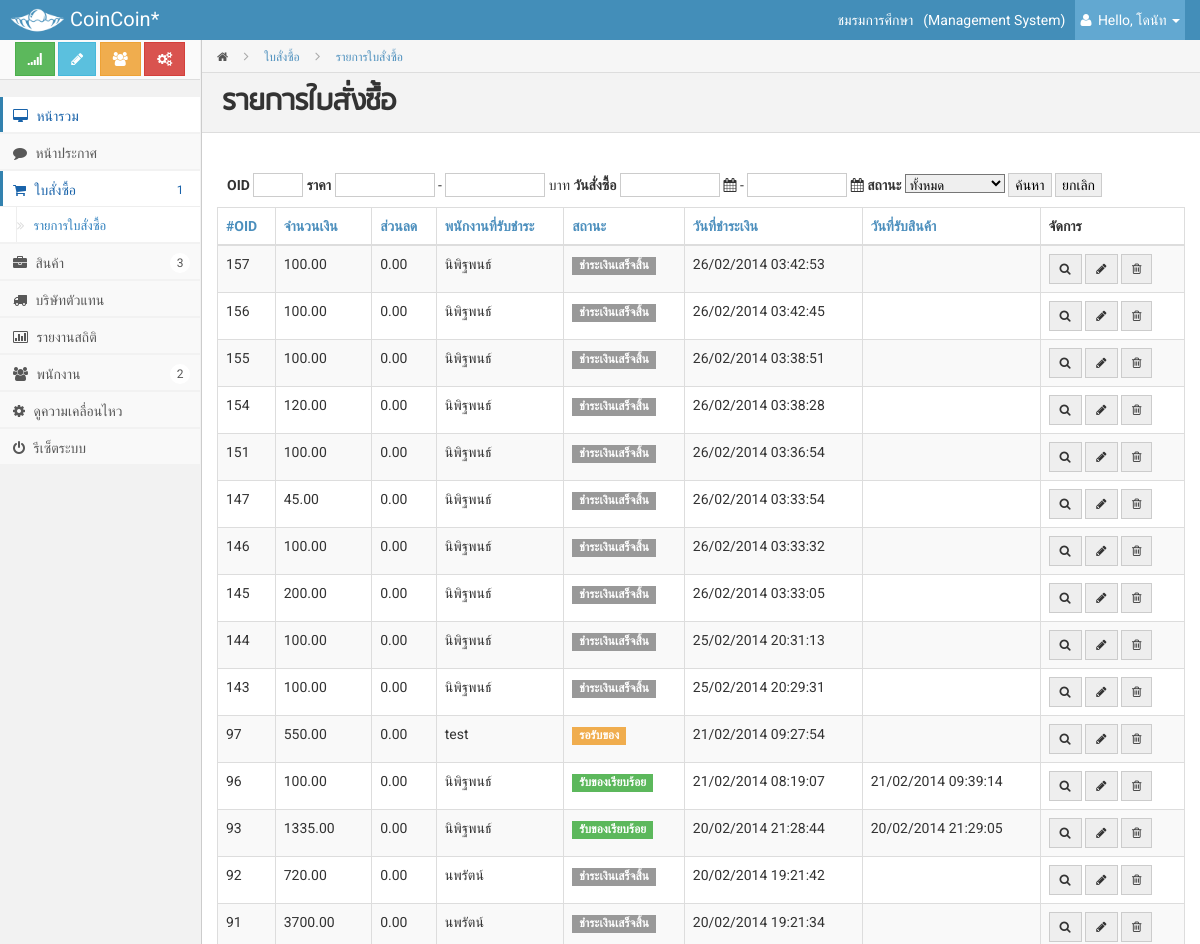
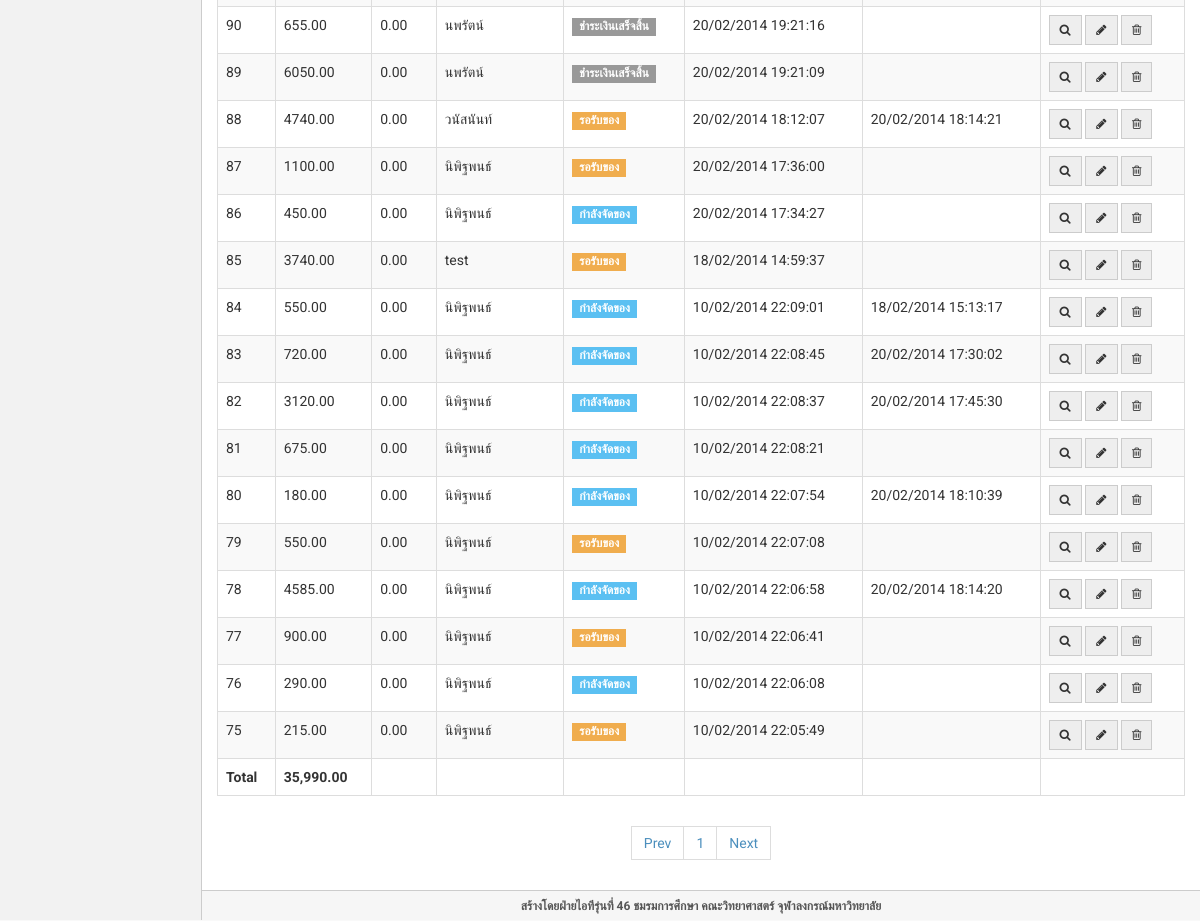
The page /admin/index.php?page=statement (signed in) on the database its author committed (2 pictures, top to bottom).
### tables this page shows
CREATE TABLE IF NOT EXISTS `order` (
  `orderid` int(5) NOT NULL AUTO_INCREMENT,
  `total` decimal(7,2) NOT NULL,
  `pay` decimal(7,2) NOT NULL,
  `discount` decimal(7,2) DEFAULT NULL,
  `status` int(2) NOT NULL,
  `dateOrder` datetime NOT NULL,
  `dateReceive` datetime DEFAULT NULL,
  `print` int(2) NOT NULL,
  PRIMARY KEY (`orderid`)
);

CREATE TABLE IF NOT EXISTS `member_staff` (
  `memberid` int(10) NOT NULL AUTO_INCREMENT,
  `username` varchar(50) NOT NULL,
  `password` varchar(200) NOT NULL,
  `firstname` varchar(60) NOT NULL,
  `lastname` varchar(60) NOT NULL,
  `nickname` varchar(60) NOT NULL,
  `phone` varchar(100) NOT NULL,
  `email` varchar(100) DEFAULT NULL,
  `position` char(1) NOT NULL,
  PRIMARY KEY (`memberid`),
  UNIQUE KEY `username` (`username`)
);

### admin/modules/statement.php (the view, shortened to what this page needs)
<?php
	$action =  (isset($_GET["action"])) ? $_GET["action"] : '';
	$type =  (isset($_GET["type"])) ? $_GET["type"] : '';
	$sort =  (isset($_GET["sort"])) ? $_GET["sort"] : '';
?>
        <div class="page-head">
            <div class="bread-crumb">
                <a href="index.html"><i class="icon-home"></i></a>
                <i class="icon-angle-right"></i>
                <a href="#" class="bread-current">ใบสั่งซื้อ</a>
				<i class="icon-angle-right"></i>
                <a href="#" class="bread-current">รายการใบสั่งซื้อ</a>
            </div>
            <h3 class="content-heading">รายการใบสั่งซื้อ</h3>
        </div>
        <div class="matter">
            <div class="container">
                <div class="row">
					<div class="col-md-12">
			<form method="post" onreset="return cancel_search_orders(this);" action="?page=statement&action=search">
					<span class="s-oid"><span class="text"><strong>OID </strong></span><input class="s-input" name="q" type="number" style="width:50px"></span>
					<span class="s-price"><span class="text"><strong>ราคา</strong></span>
						<input name="min_price" type="number" style="width:100px"> - <input name="max_price" type="number" style="width:100px"><span class="text"> บาท</span>
					</span>
					<span class="s-date"><span class="text"><strong>วันสั่งซื้อ</strong></span>
						 <div id="datetimeA" class="input-append" style="display: inline;"><input data-format="yyyy-MM-dd" type="text" style="width:100px" name="dateStart"> <span class="add-on"><i class="icon-calendar" data-time-icon="icon-time" data-date-icon="icon-calendar"></i></span></div>
						 - <div id="datetimeB" class="input-append" style="display: inline;"><input data-format="yyyy-MM-dd" type="text" style="width:100px" name="dateEnd"> <span class="add-on"><i class="icon-calendar" data-time-icon="icon-time" data-date-icon="icon-calendar"></i></span></div>
					</span>
					<span class="s-status">
						<span class="text"><strong>สถานะ</strong></span>
						<select name="status">
							<option value="0">ทั้งหมด</option>
						</select>
					</span>
					<span class="s-submit"><input value="ค้นหา" class="hilightButton search-button" type="submit"></span>
					<span class="s-reset"><input value="ยกเลิก" class="normalButton search-button" type="reset"></span>
				</form>
					<table class="table table-bordered table-striped table-hover">
            <thead>
            <tr>
				 <th>
						<?php
						if($type =="asc" && $sort==1)  {
							echo "<a href=\"?page=statement&sort=1&type=desc\"><i class=\"icon-sort-up\">";
						} else if($type == "desc"  && $sort==1) {
							echo "<a href=\"?page=statement&sort=1&type=asc\"><i class=\"icon-sort-down\">";
						} else {
							echo "<a href=\"?page=statement&sort=1&type=asc\">";
						}
						?></i> #OID</a></th>
                <th>
						<?php
						if($type =="asc" && $sort==2)  {
							echo "<a href=\"?page=statement&sort=2&type=desc\"><i class=\"icon-sort-up\">";
						} else if($type == "desc"  && $sort==2) {
							echo "<a href=\"?page=statement&sort=2&type=asc\"><i class=\"icon-sort-down\">";
						} else {
							echo "<a href=\"?page=statement&sort=2&type=asc\">";
						}
						?></i> จำนวนเงิน</a></th>
				<th class="hidden-xs">
						<?php
						if($type =="asc" && $sort==4)  {
							echo "<a href=\"?page=statement&sort=4&type=desc\"><i class=\"icon-sort-up\">";
						} else if($type == "desc"  && $sort==4) {
							echo "<a href=\"?page=statement&sort=4&type=asc\"><i class=\"icon-sort-down\">";
						} else {
							echo "<a href=\"?page=statement&sort=4&type=asc\">";
						}
						?></i> ส่วนลด</a></th>
                <th class="hidden-xs"> <?php
						if($type =="asc" && $sort==5)  {
							echo "<a href=\"?page=statement&sort=5&type=desc\"><i class=\"icon-sort-up\">";
						} else if($type == "desc"  && $sort==5) {
							echo "<a href=\"?page=statement&sort=5&type=asc\"><i class=\"icon-sort-down\">";
						} else {
							echo "<a href=\"?page=statement&sort=5&type=asc\">";
						}
						?></i> พนักงานที่รับชำระ</a></th>
				<th> <?php
						if($type =="asc" && $sort==6)  {
							echo "<a href=\"?page=statement&sort=6&type=desc\"><i class=\"icon-sort-up\">";
						} else if($type == "desc"  && $sort==6) {
							echo "<a href=\"?page=statement&sort=6&type=asc\"><i class=\"icon-sort-down\">";
						} else {
							echo "<a href=\"?page=statement&sort=6&type=asc\">";
						}
						?></i> สถานะ</a></th>
				<th class="hidden-xs"> <?php
						if($type =="asc" && $sort==7)  {
							echo "<a href=\"?page=statement&sort=7&type=desc\"><i class=\"icon-sort-up\">";
						} else if($type == "desc"  && $sort==7) {
							echo "<a href=\"?page=statement&sort=7&type=asc\"><i class=\"icon-sort-down\">";
						} else {
							echo "<a href=\"?page=statement&sort=7&type=asc\">";
						}
						?></i> วันที่ชำระเงิน</a></th>
				<th class="hidden-xs"> <?php
						if($type =="asc" && $sort==8)  {
							echo "<a href=\"?page=statement&sort=8&type=desc\"><i class=\"icon-sort-up\">";
						} else if($type == "desc"  && $sort==8) {
							echo "<a href=\"?page=statement&sort=8&type=asc\"><i class=\"icon-sort-down\">";
						} else {
							echo "<a href=\"?page=statement&sort=8&type=asc\">";
						}
						?></i> วันที่รับสินค้า</a></th>
                <th> จัดการ</th>
            </tr>
            </thead>
            <tbody>
			<?php
				$item = 50;
				$sql = "SELECT orderid FROM `order`";
				$query = mysqli_query($connect, $sql);
				$num = mysqli_num_rows($query);
				$nump = $num/$item;
				$start = (isset($_GET['start']))?$_GET['start'] : 1;
				$start = (--$start)*$item;
				if($action == "search") {
					$sql = "SELECT ord.orderid AS orderid, total, status, dateOrder, dateReceive, firstname, discount FROM `order`AS ord LEFT OUTER JOIN membcontrolor as mem ";
					$sql .= "ON ord.orderid = mem.orderid LEFT OUTER JOIN member_staff staff ON mem.memberid=staff.memberid WHERE";
					$extra = "";
						if($oid) $extra .=" ord.orderid='$oid' ,";
						if(is_numeric($min_p) && is_numeric($max_p)) $extra .=" ord.total BETWEEN '$min_p' AND '$max_p' ,";
						if(($dateStart) && ($dateEnd)) $extra .=" ord.dateOrder BETWEEN '$dateStart 00:00:00' AND '$dateEnd 00:00:00' ,";
						if($status) $extra .=" ord.status=$status,";
					$extra = substr($extra, 0, -1);
					$sql .= $extra;
					$sql .= " ORDER BY ord.orderid ASC ";
				} else {
					$sql = "SELECT ord.orderid AS orderid, total, status, dateOrder, dateReceive, firstname, discount FROM `order`AS ord LEFT OUTER JOIN membcontrolor as mem ";
					$sql .= "ON ord.orderid = mem.orderid LEFT OUTER JOIN member_staff staff ON mem.memberid=staff.memberid ";
					if($sort == 1) {
						$sql .= "ORDER BY ord.orderid ";
					} else if($sort == 2) {
						$sql .= "ORDER BY ord.total ";
					} else if($sort == 3) {
						$sql .= "ORDER BY ord.pay ";
					} else if($sort == 4) {
						$sql .= "ORDER BY ord.discount ";
					} else if($sort == 5) {
						$sql .= "ORDER BY firstname ";
					} else if($sort == 6) {
						$sql .= "ORDER BY status ";
					} else if($sort == 7) {
						$sql .= "ORDER BY ord.dateOrder ";
					} else if($sort == 8) {
						$sql .= "ORDER BY ord.dateReceive ";
					} else {
						$sql .= "ORDER BY ord.orderid DESC ";
					}
					$sql .=" LIMIT $start,$item ";
				}
				$query = mysqli_query($connect, $sql);
				$alltotal = 0;
				while($result = mysqli_fetch_array($query, MYSQL_ASSOC)) {
					$alltotal += $result['total'];
					$phpdate = strtotime($result['dateOrder']);
					$dateOrder  = date( 'd/m/Y H:i:s', $phpdate );
					if(isset($result['dateReceive'])) {
						$phpdate = strtotime($result['dateReceive']);
						$dateReceive = date('d/m/Y H:i:s', $phpdate );
					} else {
						$dateReceive = "";
					}
			?>
            <tr>
                <td><?php echo $result['orderid'];?></td>
                <td><?php echo $result['total'];?></td>
				<td class="hidden-xs"><?php echo ($result['discount']!=0)? number_format($result['discount']*(-1), 2) : $result['discount'];?></td>
				<td class="hidden-xs"><?php echo $result['firstname'];?></td>
                <td class="type-order" id="orderid-<?php echo $result['orderid'];?>">
					<?php
						if($result['status'] == 1) {
							echo "<span class=\"label label-default\">ชำระเงินเสร็จสิ้น</span>";
						} else if($result['status'] == 2) {
							echo "<span class=\"label label-info\">กำลังจัดของ</span>";
						} else if($result['status'] == 3) {
							echo "<span class=\"label label-warning\">รอรับของ</span>";
						} else if($result['status'] == 4) {
							echo "<span class=\"label label-success\">รับของเรียบร้อย</span>";
						} else if($result['status'] == 6) {
							echo "<span class=\"label label-important\">ยกเลิกรายการ</span>";
						} else {
							echo "<span class=\"label label-important\">มีปัญหา</span>";
						}
					?>
				</td>
				<td class="hidden-xs"><?php echo $dateOrder;?></td>
				<td class="hidden-xs"><?php echo $dateReceive;?></td>
                <td>
                    <div class="btn-group">
						<a href= "index.php?page=invoice&oid=<?php echo $result['orderid'];?>">
							<button class="btn btn-sm btn-default" title="View"><i class="icon-search"></i></button>
						</a>
						<a href= "index.php?page=editinvoice&oid=<?php echo $result['orderid'];?>">
							<button class="btn btn-sm btn-default" title="Edit"><i class="icon-pencil"></i></button>
						</a>
						<?php if($result['status'] != 6) { ?>
						<a href="" onclick="return deleteBox('หมายเลขใบสั่งซื้อ #<?php echo $result['orderid'];?>','?page=statement&action=delete&id=<?php echo $result['orderid'];?>', 0)">
							<button class="btn btn-sm btn-default" title="Delete"><i class="icon-trash"></i></button>
						</a>
						<?php } ?>
                    </div>
                </td>
            </tr>
			<?php
			} ?>
				<td><b>Total</b></td>
                <td><b><?php echo number_format($alltotal, 2, '.', ',');?></b></td>
				<td></td>
				<td></td>
                <td></td>
				<td></td>
				<td></td>
				<td></td>
            </tbody>
        </table>
		<center>
		<?php if($action != "search") { ?>
		<ul class="pagination">
                <li><a href="#">Prev</a></li>
                <?php
					for($i=1;$i<=($nump+1);$i++) {
						echo "<li><a href=\"index.php?page=statement&start=$i\">$i</a></li>";
					}
				?>
                <li><a href="#">Next</a></li>
        </ul>
		<?php } ?>
		</center>
					</div>
                </div>
            </div>
        </div>

### admin/style/style.css (style rules this page uses)
* { border-radius: 0 !important; filter: progid:DXImageTransform.Microsoft.gradient(enabled = false) !important; text-shadow: none !important; font-family: Roboto,"Helvetica Neue",Helvetica, sans-serif; }
form * { font-family: Roboto,"Helvetica Neue",Helvetica, sans-serif; }
input, textarea { background-image: none !important; border: 1px solid #ccc !important; font-family: Roboto,"Helvetica Neue",Helvetica, sans-serif !important; }
select { font-size: 13px !important; }
.btn { background-image: none !important; font-family: Roboto,"Helvetica Neue",Helvetica, sans-serif; outline: 0 none; }
body { background-color: #F9F9F9; color: #333333; font-family: Roboto,"Helvetica Neue",Helvetica,Arial,sans-serif; font-size: 14px; -webkit-font-smoothing: antialiased; line-height: 20px; padding-top: 40px; }
h1, h2, h3, h4, h5, h6, .h1, .h2, .h3, .h4, .h5, .h6 { font-family: Roboto,"Helvetica Neue",Helvetica,Arial,sans-serif; font-weight: 700; line-height: 20px; }
h1, h2, h3 { line-height: 40px; margin-bottom: 10px; margin-top: 20px; }
h3, .h3 { font-size: 24px; }
a { color: #4C8FBD; }
.label { display: inline-block; font-size: 85%; margin: 1px 0; padding-bottom: 3px !important; padding-top: 3px !important; text-indent: 0; }
.btn-default { background: #EEEEEE !important; }
.label.label-success, .badge.badge-success { background: #5CB85C !important; }
.label.label-warning, .badge.badge-warning { background: #F0AD4E !important; }
.label.label-info, .badge.badge-info { background: #5BC0F2 !important; }
form { margin: 10px; }
.mainbar .container { max-width:100% !important; }
.pagination { margin: 10px 0px 5px 0px; }
.mainbar .page-head { padding: 0 20px 0px; }
.mainbar .bread-crumb { background-color: #F6F6F6; border-bottom: 1px solid #DDDDDD; list-style: none outside none; margin: 0px -20px 20px; padding: 0 0 0 15px; }
.mainbar .bread-crumb > i { color: #aaa; line-height: 32px; padding: 0 12px; }
.mainbar .bread-crumb a { display: inline-block; color: #555; font-size: 12px; height: 30px; line-height: 32px; }
.mainbar .bread-crumb a.bread-current { color: #4C8FBD; text-decoration: none; }
.content-heading { font-family: 'rsu-regular'; font-size: 2.3em; border-top: 0 none; margin: -20px -20px 20px 0; background-color: #F3F3F3; border-bottom: 1px solid #DDDDDD; border-top: 1px solid #DDDDDD; padding: 10px 20px 9px; }
.mainbar .page-head .content-heading { margin: -20px -20px 20px; border-top: 0; }
.mainbar .matter { padding: 0 0 20px 0px; }
.table-striped > tbody > tr:nth-child(2n+1) > td, .table-striped > tbody > tr:nth-child(2n+1) > th { background-color: #F9F9F9; }

### rows shown on the page
order: orderid "157", total "100.00", discount "0.00", member_staff.firstname "นิพิฐพนธ์", status "ชำระเงินเสร็จสิ้น", dateOrder "26/02/2014 03:42:53"
order: orderid "156", total "100.00", discount "0.00", member_staff.firstname "นิพิฐพนธ์", status "ชำระเงินเสร็จสิ้น", dateOrder "26/02/2014 03:42:45"
order: orderid "155", total "100.00", discount "0.00", member_staff.firstname "นิพิฐพนธ์", status "ชำระเงินเสร็จสิ้น", dateOrder "26/02/2014 03:38:51"
order: orderid "154", total "120.00", discount "0.00", member_staff.firstname "นิพิฐพนธ์", status "ชำระเงินเสร็จสิ้น", dateOrder "26/02/2014 03:38:28"
order: orderid "151", total "100.00", discount "0.00", member_staff.firstname "นิพิฐพนธ์", status "ชำระเงินเสร็จสิ้น", dateOrder "26/02/2014 03:36:54"
order: orderid "147", total "45.00", discount "0.00", member_staff.firstname "นิพิฐพนธ์", status "ชำระเงินเสร็จสิ้น", dateOrder "26/02/2014 03:33:54"
order: orderid "146", total "100.00", discount "0.00", member_staff.firstname "นิพิฐพนธ์", status "ชำระเงินเสร็จสิ้น", dateOrder "26/02/2014 03:33:32"
order: orderid "145", total "200.00", discount "0.00", member_staff.firstname "นิพิฐพนธ์", status "ชำระเงินเสร็จสิ้น", dateOrder "26/02/2014 03:33:05"
order: orderid "144", total "100.00", discount "0.00", member_staff.firstname "นิพิฐพนธ์", status "ชำระเงินเสร็จสิ้น", dateOrder "25/02/2014 20:31:13"
order: orderid "143", total "100.00", discount "0.00", member_staff.firstname "นิพิฐพนธ์", status "ชำระเงินเสร็จสิ้น", dateOrder "25/02/2014 20:29:31"
order: orderid "97", total "550.00", discount "0.00", member_staff.firstname "test", status "รอรับของ", dateOrder "21/02/2014 09:27:54"
order: orderid "96", total "100.00", discount "0.00", member_staff.firstname "นิพิฐพนธ์", status "รับของเรียบร้อย", dateOrder "21/02/2014 08:19:07", dateReceive "21/02/2014 09:39:14"
order: orderid "93", total "1335.00", discount "0.00", member_staff.firstname "นิพิฐพนธ์", status "รับของเรียบร้อย", dateOrder "20/02/2014 21:28:44", dateReceive "20/02/2014 21:29:05"
order: orderid "92", total "720.00", discount "0.00", member_staff.firstname "นพรัตน์", status "ชำระเงินเสร็จสิ้น", dateOrder "20/02/2014 19:21:42"
order: orderid "91", total "3700.00", discount "0.00", member_staff.firstname "นพรัตน์", status "ชำระเงินเสร็จสิ้น", dateOrder "20/02/2014 19:21:34"
order: orderid "90", total "655.00", discount "0.00", member_staff.firstname "นพรัตน์", status "ชำระเงินเสร็จสิ้น", dateOrder "20/02/2014 19:21:16"
order: orderid "89", total "6050.00", discount "0.00", member_staff.firstname "นพรัตน์", status "ชำระเงินเสร็จสิ้น", dateOrder "20/02/2014 19:21:09"
order: orderid "88", total "4740.00", discount "0.00", member_staff.firstname "วนัสนันท์", status "รอรับของ", dateOrder "20/02/2014 18:12:07", dateReceive "20/02/2014 18:14:21"
order: orderid "87", total "1100.00", discount "0.00", member_staff.firstname "นิพิฐพนธ์", status "รอรับของ", dateOrder "20/02/2014 17:36:00"
order: orderid "86", total "450.00", discount "0.00", member_staff.firstname "นิพิฐพนธ์", status "กำลังจัดของ", dateOrder "20/02/2014 17:34:27"
order: orderid "85", total "3740.00", discount "0.00", member_staff.firstname "test", status "รอรับของ", dateOrder "18/02/2014 14:59:37"
order: orderid "84", total "550.00", discount "0.00", member_staff.firstname "นิพิฐพนธ์", status "กำลังจัดของ", dateOrder "10/02/2014 22:09:01", dateReceive "18/02/2014 15:13:17"
order: orderid "83", total "720.00", discount "0.00", member_staff.firstname "นิพิฐพนธ์", status "กำลังจัดของ", dateOrder "10/02/2014 22:08:45", dateReceive "20/02/2014 17:30:02"
order: orderid "82", total "3120.00", discount "0.00", member_staff.firstname "นิพิฐพนธ์", status "กำลังจัดของ", dateOrder "10/02/2014 22:08:37", dateReceive "20/02/2014 17:45:30"
order: orderid "81", total "675.00", discount "0.00", member_staff.firstname "นิพิฐพนธ์", status "กำลังจัดของ", dateOrder "10/02/2014 22:08:21"
order: orderid "80", total "180.00", discount "0.00", member_staff.firstname "นิพิฐพนธ์", status "กำลังจัดของ", dateOrder "10/02/2014 22:07:54", dateReceive "20/02/2014 18:10:39"
order: orderid "79", total "550.00", discount "0.00", member_staff.firstname "นิพิฐพนธ์", status "รอรับของ", dateOrder "10/02/2014 22:07:08"
order: orderid "78", total "4585.00", discount "0.00", member_staff.firstname "นิพิฐพนธ์", status "กำลังจัดของ", dateOrder "10/02/2014 22:06:58", dateReceive "20/02/2014 18:14:20"
order: orderid "77", total "900.00", discount "0.00", member_staff.firstname "นิพิฐพนธ์", status "รอรับของ", dateOrder "10/02/2014 22:06:41"
order: orderid "76", total "290.00", discount "0.00", member_staff.firstname "นิพิฐพนธ์", status "กำลังจัดของ", dateOrder "10/02/2014 22:06:08"
order: orderid "75", total "215.00", discount "0.00", member_staff.firstname "นิพิฐพนธ์", status "รอรับของ", dateOrder "10/02/2014 22:05:49"

### other values the page prints
$info['name'] "ชมรมการศึกษา"
$_SESSION["firstname"] "โดนัท"
$alltotal "35,990.00"
